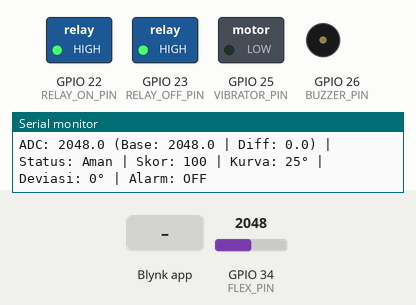
This sketch was run on a simulated ESP32. Parts: switched loads named in the sketch (green lamp = pin HIGH), buzzer (waves = sounding, pin HIGH), the last lines printed to the serial monitor. Dashed ring = blinking. The test bench sets the inputs (shaded band); at power-on: GPIO 34 (FLEX_PIN) = 2048 (analog values on the 0–4095 scale). WiFi joins after 1.5 s; servers stay silent unless stated.

Above: at 8.7 s.
8.8 s: Blynk app writes 1 to V4
At 9.61 s:
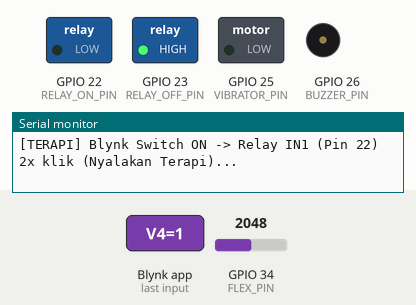
11.2 s: Blynk app writes 0 to V4
At 12.01 s:
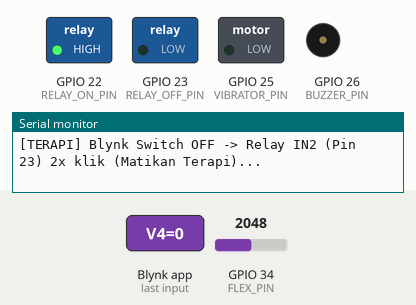
13.6 s: GPIO 34 (FLEX_PIN) set to 2055
16.2 s: GPIO 34 (FLEX_PIN) set to 2047
At 17.3 s:
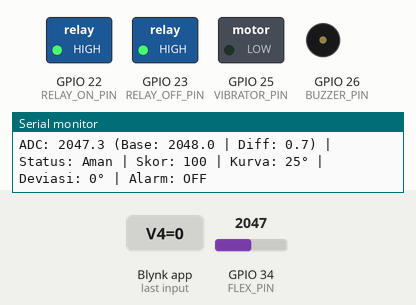
Timing chart, 0 to 18.7 s (numbered marks = the images above; inputs shaded):
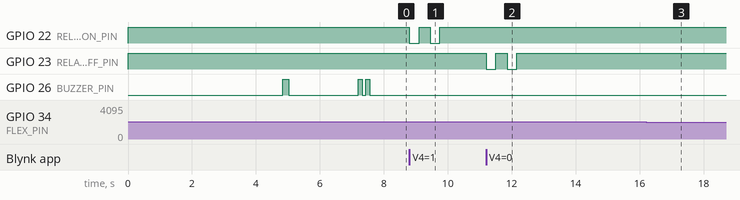

Measured:
- after the input at 8.8 s, GPIO 22 (RELAY_ON_PIN): alternates HIGH for 0.35 s and LOW for 0.30 s, 4 changes in all, then stays HIGH, starting at once
- after the input at 11.2 s, GPIO 23 (RELAY_OFF_PIN): alternates HIGH for 0.35 s and LOW for 0.30 s, 4 changes in all, then stays HIGH, starting at once
- after the input at 16.2 s, GPIO 25 (VIBRATOR_PIN), GPIO 26 (BUZZER_PIN): stays LOW (without the input it goes to HIGH after 1.6 s)

The sketch:

postur_tubuh.ino
```cpp
// ────────────────────────────────────────────────────────────────
//  Smart Wearable Posture Corrector & Therapy Controller – ESP32
//  Terintegrasi Blynk Cloud (Non-Blocking & Anti-Lag)
// ────────────────────────────────────────────────────────────────

// ── 0. Konfigurasi Blynk Cloud (Wajib di bagian paling atas) ──
#define BLYNK_TEMPLATE_ID   "TMPL6fUo625Eu"
#define BLYNK_TEMPLATE_NAME "New Template"
#define BLYNK_AUTH_TOKEN    "GvagMYwKEAsuANsf-7LF093syU-Ilpv6"

#define BLYNK_PRINT Serial

#include <WiFi.h>
#include <WiFiClient.h>
#include <BlynkSimpleEsp32.h>
#include "soc/soc.h"             // Library kontrol hardware ESP32
#include "soc/rtc_cntl_reg.h"    // Register pengatur daya & brownout

// ── Kredensial WiFi ──
char ssid[] = "wifi-iot";        // Ganti dengan Nama WiFi (SSID) kamu
char pass[] = "password-iot";    // Ganti dengan Password WiFi kamu

// ── Konfigurasi Pin Hardware ──
#define FLEX_PIN        34          // Pin ADC Analog (Sensor Flex - Input Only)
#define VIBRATOR_PIN    25          // Pin Modul Motor Getar
#define BUZZER_PIN      26          // Pin Buzzer Aktif
#define RELAY_ON_PIN    22          // IN1 Relay -> Tombol ON Terapi
#define RELAY_OFF_PIN   23          // IN2 Relay -> Tombol OFF Terapi

// Konfigurasi Logika Modul Relay (Active-LOW)
#define RELAY_ACTIVE    LOW
#define RELAY_INACTIVE  HIGH

// ── 1. Parameter Sensitivitas Punggung (Khusus Resistor 47kΩ & Elastic Strap) ──
const float DEADZONE_DIFF      = 3.5;  // Toleransi napas/elastis saat tegak (Diff <= 3.5 -> 0°)
const float MAX_DIFF_FOR_25DEG = 18.0; // Penurunan ADC untuk deviasi maksimal (+25°)
const float ALARM_LOAD_OFFSET  = 4.0;  // Kompensasi tarikan ADC saat buzzer & vibrator menyala

// ── 2. Parameter Standar Penilaian Postur & Alarm ──
const int IDEAL_CURVATURE      = 25;   // Kurva tulang belakang ideal saat tegak = 25°
const int DEV_LOW              = 4;    // Deviasi >= 4°  -> Mulai condong
const int DEV_MEDIUM           = 6;    // Deviasi >= 6°  -> Postur "Sedang" (Mulai Timer Alarm)
const int DEV_HIGH             = 12;   // Deviasi >= 12° -> Postur "Ekstrem"
const int DEV_ALARM_OFF        = 4;    // Histeresis: Alarm mati & timer reset saat deviasi <= 4°
const unsigned long ALARM_DELAY_MS = 3000; // Buzzer & vibrator aktif jika bungkuk > 3 detik

// ── Variabel Sistem & Filter ──
float flatValue   = 0;                 // Nilai ADC saat kalibrasi tegak
float filteredADC = 0;                 // Nilai ADC setelah filter EMA
const float ALPHA = 0.25;              // Filter EMA lebih stabil agar deviasi tidak mudah turun-naik mendadak

// ── Variabel Penilaian Postur & Durasi ──
unsigned long sitStartTime     = 0;
unsigned long sitDuration      = 0;
unsigned long slouchStartTime  = 0;
unsigned long slouchDuration   = 0;
unsigned long slouchAlarmStart = 0;
int postureScore               = 100;
bool isSlouchingAlarm          = false;

int currentDeviation          = 0;
int currentCurvature          = IDEAL_CURVATURE;
String postureStatus          = "Aman";

// Timer untuk Blynk
BlynkTimer timer;

// ── Fungsi Simulasi Klik Tombol via Relay (Aman untuk Koneksi Blynk) ──
void clickRelay(int pin, int count) {
  for (int i = 0; i < count; i++) {
    digitalWrite(pin, RELAY_ACTIVE);   // Relay ON (Tekan tombol fisik)
    delay(300);                        // Tahan tekanan tombol 300 ms
    Blynk.run();                       // Jaga koneksi Blynk tetap hidup
    digitalWrite(pin, RELAY_INACTIVE); // Relay OFF (Lepas tombol fisik)
    if (i < count - 1) {
      delay(350);                      // Jeda antara klik ke-1 dan klik ke-2
      Blynk.run();
    }
  }
}

// ── Handler Blynk: Switch Tombol Terapi ON/OFF (Virtual Pin V4) ──
BLYNK_WRITE(V4) {
  int switchState = param.asInt();

  if (switchState == 1) {
    Serial.println("[TERAPI] Blynk Switch ON -> Relay IN1 (Pin 22) 2x klik (Nyalakan Terapi)...");
    clickRelay(RELAY_ON_PIN, 2);
    Serial.println("[TERAPI] Alat terapi telah aktif pada Level 1.");
  }
  else {
    Serial.println("[TERAPI] Blynk Switch OFF -> Relay IN2 (Pin 23) 2x klik (Matikan Terapi)...");
    clickRelay(RELAY_OFF_PIN, 2);
    Serial.println("[TERAPI] Alat terapi telah dimatikan.");
  }
}

// ── Fungsi Pembacaan Sensor & Algoritma Postur (Dipanggil tiap 100ms via Timer) ──
void readPostureData() {
  // A. Akuisisi & Filtering Sinyal (EMA)
  (void)analogRead(FLEX_PIN); // Buang 1 pembacaan awal untuk menstabilkan kapasitor ADC
  long total = 0;
  for (int i = 0; i < 20; i++) {
    total += analogRead(FLEX_PIN);
    delayMicroseconds(500); // Lebih halus & tidak memblokir prosesor seperti delay()
  }
  float rawADC = (float)total / 20.0;
  filteredADC = (ALPHA * rawADC) + ((1.0 - ALPHA) * filteredADC);

  // B. Selisih ADC Dua Arah (Mutlak: tetap terbaca baik ADC turun maupun naik dari titik tegak)
  float rawDiff = fabs(flatValue - filteredADC);
  if (isSlouchingAlarm) {
    rawDiff -= ALARM_LOAD_OFFSET; // Kompensasi drop tegangan saat buzzer & vibrator ON
  }
  if (rawDiff < 0) rawDiff = 0;

  // C. Hitung Deviasi Sudut & Kurva
  currentDeviation = 0;
  if (rawDiff > DEADZONE_DIFF) {
    float devFloat = ((rawDiff - DEADZONE_DIFF) / (MAX_DIFF_FOR_25DEG - DEADZONE_DIFF)) * 25.0;
    currentDeviation = constrain((int)round(devFloat), 0, 25);
  }
  currentCurvature = IDEAL_CURVATURE + currentDeviation;


////////////////////////////////////////////////////////////////////////////////////////////////////////////////////////////
////////////////////////////////////////////////////////////////////////////////////////////////////////////////////////////
////////////////////////////////////////////////////////////////////////////////////////////////////////////////////////////
////////////////////////////////////////////////////////////////////////////////////////////////////////////////////////////
////////////////////////////////////////////////////////////////////////////////////////////////////////////////////////////
////////////////////////////////////////////////////////////////////////////////////////////////////////////////////////////
////////////////////////////////////////////////////////////////////////////////////////////////////////////////////////////
////////////////////////////////////////////////////////////////////////////////////////////////////////////////////////////
////////////////////////////////////////////////////////////////////////////////////////////////////////////////////////////
////////////////////////////////////////////////////////////////////////////////////////////////////////////////////////////
////////////////////////////////////////////////////////////////////////////////////////////////////////////////////////////
////////////////////////////////////////////////////////////////////////////////////////////////////////////////////////////
////////////////////////////////////////////////////////////////////////////////////////////////////////////////////////////
////////////////////////////////////////////////////////////////////////////////////////////////////////////////////////////
//  currentDeviation = constrain(map(rawADC,1000,980,0,30),0,30);

//  currentDeviation = rawADC;


////////////////////////////////////////////////////////////////////////////////////////////////////////////////////////////
////////////////////////////////////////////////////////////////////////////////////////////////////////////////////////////
////////////////////////////////////////////////////////////////////////////////////////////////////////////////////////////
////////////////////////////////////////////////////////////////////////////////////////////////////////////////////////////
////////////////////////////////////////////////////////////////////////////////////////////////////////////////////////////
////////////////////////////////////////////////////////////////////////////////////////////////////////////////////////////
////////////////////////////////////////////////////////////////////////////////////////////////////////////////////////////


  // D. Hitung Durasi Duduk
  sitDuration = (millis() - sitStartTime) / 1000;

  // E. Penilaian Status & Posture Score (Aman, Sedang, Ekstrem)
  int anglePenalty = 0;
  int durationPenalty = 0;

  if (currentDeviation >= DEV_HIGH) {
    postureStatus = "Ekstrem";
    if (slouchStartTime == 0) slouchStartTime = millis();
    slouchDuration = (millis() - slouchStartTime) / 1000;

    anglePenalty = map(currentDeviation, DEV_HIGH, 25, 45, 65);
    durationPenalty = slouchDuration * 2;
    postureScore = constrain(100 - (anglePenalty + durationPenalty), 0, 100);
  }
  else if (currentDeviation >= DEV_MEDIUM) {
    postureStatus = "Sedang";
    if (slouchStartTime == 0) slouchStartTime = millis();
    slouchDuration = (millis() - slouchStartTime) / 1000;

    anglePenalty = map(currentDeviation, DEV_MEDIUM, DEV_HIGH - 1, 25, 44);
    durationPenalty = slouchDuration * 1;
    postureScore = constrain(100 - (anglePenalty + durationPenalty), 0, 100);
  }
  else if (currentDeviation >= DEV_LOW) {
    postureStatus = "Aman"; // Masih batas toleransi ringan
    if (slouchStartTime == 0) slouchStartTime = millis();
    slouchDuration = (millis() - slouchStartTime) / 1000;

    anglePenalty = map(currentDeviation, DEV_LOW, DEV_MEDIUM - 1, 10, 24);
    durationPenalty = slouchDuration / 2;
    postureScore = constrain(100 - (anglePenalty + durationPenalty), 0, 100);
  }
  else {
    postureStatus = "Aman";
    slouchStartTime = 0;
    slouchDuration = 0;
    postureScore = 100;
  }

  // F. Keputusan Alarm Histeresis & Delay 3 Detik (Buzzer & Vibrator)
  if (currentDeviation <= DEV_ALARM_OFF) {
    // Kembali tegak (<= 4°): reset timer dan matikan alarm
    slouchAlarmStart = 0;
    isSlouchingAlarm = false;
  } else {
    // Mulai hitung timer saat deviasi menyentuh DEV_MEDIUM (>= 6°)
    if (currentDeviation >= DEV_MEDIUM && slouchAlarmStart == 0) {
      slouchAlarmStart = millis();
    }
    // Selama belum kembali tegak (masih > 4°), lanjutkan hitung sampai > 3 detik
    if (slouchAlarmStart != 0 && !isSlouchingAlarm && (millis() - slouchAlarmStart > ALARM_DELAY_MS)) {
      isSlouchingAlarm = true;
    }
  }

  digitalWrite(VIBRATOR_PIN, isSlouchingAlarm ? HIGH : LOW);
  digitalWrite(BUZZER_PIN, isSlouchingAlarm ? HIGH : LOW);

  // Debug Serial Monitor
  Serial.print("ADC: ");        Serial.print(filteredADC, 1);
  Serial.print(" (Base: ");     Serial.print(flatValue, 1);
  Serial.print(" | Diff: ");    Serial.print(rawDiff, 1);         Serial.print(")");
  Serial.print(" | Status: ");  Serial.print(postureStatus);
  Serial.print(" | Skor: ");    Serial.print(postureScore);
  Serial.print(" | Kurva: ");   Serial.print(currentCurvature);   Serial.print("°");
  Serial.print(" | Deviasi: "); Serial.print(currentDeviation);   Serial.print("°");
  Serial.print(" | Alarm: ");   Serial.println(isSlouchingAlarm ? "ON" : "OFF");
}

// ── Fungsi Pengiriman Data Berkala ke Blynk IoT (Dipanggil tiap 1000ms) ──
void sendDataToBlynk() {
  if (Blynk.connected()) {
    Blynk.virtualWrite(V0, postureStatus);    // V0: String ("Aman", "Sedang", "Ekstrem")
    Blynk.virtualWrite(V1, postureScore);     // V1: Integer (0 - 100)
    Blynk.virtualWrite(V2, currentCurvature); // V2: Integer (25 - 50°)
    Blynk.virtualWrite(V3, currentDeviation); // V3: Integer (0 - 25°)
  }
}

void setup() {
  // Matikan Brownout Detector bawaan ESP32
  WRITE_PERI_REG(RTC_CNTL_BROWN_OUT_REG, 0);

  Serial.begin(115200);

  // Inisialisasi Pin Output Relay 2 Channel (Anti-Glitch Active-LOW)
  digitalWrite(RELAY_ON_PIN, RELAY_INACTIVE);
  digitalWrite(RELAY_OFF_PIN, RELAY_INACTIVE);
  pinMode(RELAY_ON_PIN, OUTPUT);
  pinMode(RELAY_OFF_PIN, OUTPUT);

  pinMode(VIBRATOR_PIN, OUTPUT);
  pinMode(BUZZER_PIN, OUTPUT);
  digitalWrite(VIBRATOR_PIN, LOW);
  digitalWrite(BUZZER_PIN, LOW);

  analogReadResolution(12);
  analogSetPinAttenuation(FLEX_PIN, ADC_11db);

  // ── 1. Koneksi WiFi & Blynk Terlebih Dahulu (Agar Tegangan Stabil Saat Kalibrasi) ──
  Serial.print("Menghubungkan ke WiFi ");
  WiFi.mode(WIFI_STA);
  WiFi.begin(ssid, pass);
  unsigned long startWifi = millis();
  while (WiFi.status() != WL_CONNECTED && (millis() - startWifi) < 5000) {
    delay(250);
    Serial.print(".");
  }
  Serial.println();

  Blynk.config(BLYNK_AUTH_TOKEN);
  if (WiFi.status() == WL_CONNECTED) {
    Blynk.connect(3000); // Coba konek maksimal 3 detik
  }

  // ── 2. Kalibrasi Posisi Tegak dengan Tanda Bunyi Beep (Saat WiFi Sudah Aktif) ──
  Serial.println("\n=======================================================");
  Serial.println("   PERSIAPAN KALIBRASI (3 DETIK) - SIAPKAN POSISI TEGAK");
  Serial.println("=======================================================");
  unsigned long prepStart = millis();
  while (millis() - prepStart < 3000) {
    if (WiFi.status() == WL_CONNECTED) Blynk.run();
    delay(50);
  }

  // Beep 1x: Tanda mulai merekam posisi tegak
  Serial.println("[KALIBRASI] Beep 1x -> Mulai kalibrasi! Tahan posisi tegak (2 detik)...");
  digitalWrite(BUZZER_PIN, HIGH);
  delay(200);
  digitalWrite(BUZZER_PIN, LOW);
  delay(150); // Tunggu tegangan pulih setelah beep

  (void)analogRead(FLEX_PIN); // Stabilkan kapasitor ADC awal
  long sum = 0;
  for (int i = 0; i < 100; i++) {
    sum += analogRead(FLEX_PIN);
    if (i % 10 == 0 && WiFi.status() == WL_CONNECTED) {
      Blynk.run(); // Jaga koneksi & beban arus WiFi tetap sama seperti saat loop()
    }
    delay(20);
  }
  flatValue = (float)sum / 100.0;
  filteredADC = flatValue;
  sitStartTime = millis();

  // Beep 2x: Tanda kalibrasi selesai
  for (int i = 0; i < 2; i++) {
    digitalWrite(BUZZER_PIN, HIGH);
    delay(120);
    digitalWrite(BUZZER_PIN, LOW);
    if (i < 1) delay(120);
  }

  Serial.print("[KALIBRASI] Selesai (Beep 2x)! Baseline Tegak: ");
  Serial.println(flatValue, 1);

  // ── 3. Interval Timer ──
  timer.setInterval(100L, readPostureData);  // Baca sensor tiap 100ms (10x per detik)
  timer.setInterval(3000L, sendDataToBlynk); // Kirim ke Blynk tiap 1 detik
}

void loop() {
  // Hanya jalankan Blynk & Timer di loop utama agar bebas lag/disconnect
  if (WiFi.status() == WL_CONNECTED) {
    Blynk.run();
  }
  timer.run();
}
```
